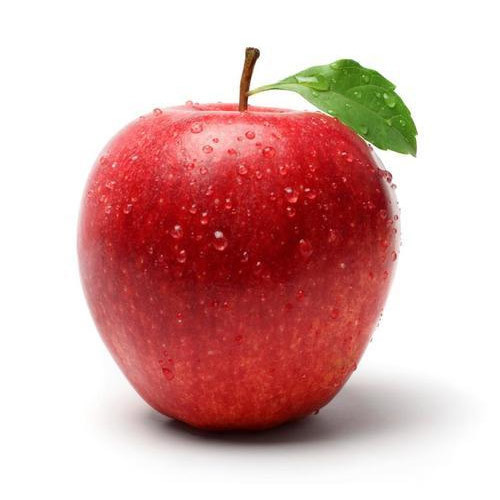
#> input picture apple.jpg, 500 x 500 px
$ python convulation.py
#> lines starting #> are read from the running program, lines starting #| are printed output that depends on the picture
import cv2
import numpy as np
img = cv2.imread(r'apple.jpg')
#> img is the input picture: shape (500, 500, 3); mean B, G, R 173.5, 175.8, 218.3
filter_matrix = np.array([[-1,-2,-1], [0,0,0], [1, 2, 1]])
dst = cv2.filter2D(img,-1, filter_matrix)
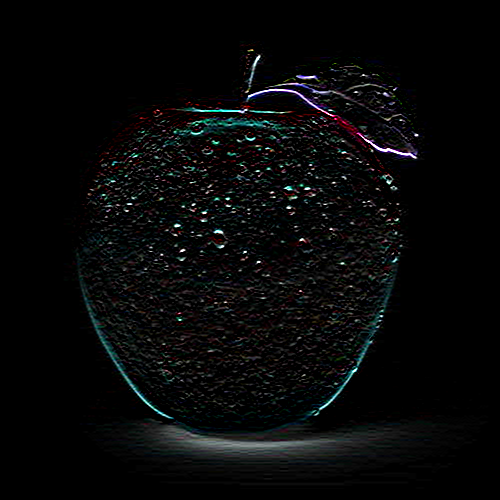
#> dst: shape (500, 500, 3); mean B, G, R 8.3, 8.1, 7.4
cv2.imwrite("output_convo.jpg", dst)

$ run again, with banana.jpg copied over apple.jpg
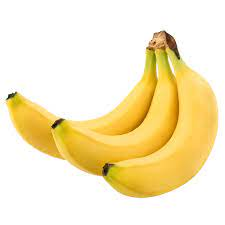
#> input picture banana.jpg, 225 x 225 px
#> img is the input picture: shape (225, 225, 3); mean B, G, R 192.9, 233.6, 248
#> `dst = cv2.filter2D(img,-1, filter_matrix)`:
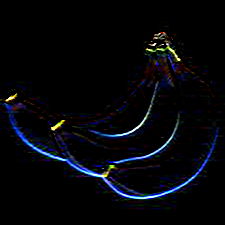
#> dst: shape (225, 225, 3); mean B, G, R 10.3, 6.4, 5.3
